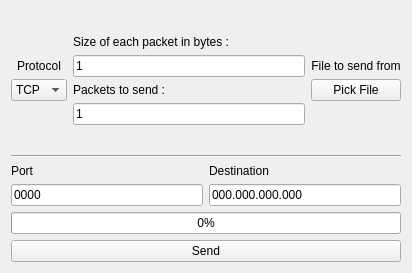
<?xml version="1.0" encoding="UTF-8"?>
<ui version="4.0">
 <class>Client</class>
 <widget class="QWidget" name="Client">
  <property name="geometry">
   <rect>
    <x>0</x>
    <y>0</y>
    <width>412</width>
    <height>273</height>
   </rect>
  </property>
  <property name="windowTitle">
   <string>Client</string>
  </property>
  <layout class="QVBoxLayout" name="verticalLayout">
   <item>
    <layout class="QHBoxLayout" name="horizontalLayout">
     <item>
      <layout class="QVBoxLayout" name="verticalLayout_3">
       <item>
        <spacer name="verticalSpacer_5">
         <property name="orientation">
          <enum>Qt::Vertical</enum>
         </property>
         <property name="sizeHint" stdset="0">
          <size>
           <width>20</width>
           <height>40</height>
          </size>
         </property>
        </spacer>
       </item>
       <item>
        <widget class="QLabel" name="label_5">
         <property name="text">
          <string>Protocol</string>
         </property>
         <property name="alignment">
          <set>Qt::AlignCenter</set>
         </property>
        </widget>
       </item>
       <item>
        <widget class="QComboBox" name="comboBox">
         <property name="maxVisibleItems">
          <number>2</number>
         </property>
         <item>
          <property name="text">
           <string>TCP</string>
          </property>
         </item>
         <item>
          <property name="text">
           <string>UDP</string>
          </property>
         </item>
        </widget>
       </item>
       <item>
        <spacer name="verticalSpacer_4">
         <property name="orientation">
          <enum>Qt::Vertical</enum>
         </property>
         <property name="sizeHint" stdset="0">
          <size>
           <width>20</width>
           <height>40</height>
          </size>
         </property>
        </spacer>
       </item>
      </layout>
     </item>
     <item>
      <layout class="QVBoxLayout" name="verticalLayout_2">
       <item>
        <spacer name="verticalSpacer_2">
         <property name="orientation">
          <enum>Qt::Vertical</enum>
         </property>
         <property name="sizeHint" stdset="0">
          <size>
           <width>20</width>
           <height>40</height>
          </size>
         </property>
        </spacer>
       </item>
       <item>
        <widget class="QLabel" name="label_2">
         <property name="text">
          <string>Size of each packet in bytes :</string>
         </property>
        </widget>
       </item>
       <item>
        <widget class="QLineEdit" name="lineEdit_2">
         <property name="text">
          <string>1</string>
         </property>
        </widget>
       </item>
       <item>
        <widget class="QLabel" name="label">
         <property name="text">
          <string>Packets to send :</string>
         </property>
        </widget>
       </item>
       <item>
        <widget class="QLineEdit" name="lineEdit">
         <property name="text">
          <string>1</string>
         </property>
        </widget>
       </item>
       <item>
        <spacer name="verticalSpacer_8">
         <property name="orientation">
          <enum>Qt::Vertical</enum>
         </property>
         <property name="sizeHint" stdset="0">
          <size>
           <width>20</width>
           <height>40</height>
          </size>
         </property>
        </spacer>
       </item>
      </layout>
     </item>
     <item>
      <layout class="QVBoxLayout" name="verticalLayout_4">
       <item>
        <spacer name="verticalSpacer_6">
         <property name="orientation">
          <enum>Qt::Vertical</enum>
         </property>
         <property name="sizeHint" stdset="0">
          <size>
           <width>20</width>
           <height>40</height>
          </size>
         </property>
        </spacer>
       </item>
       <item>
        <widget class="QLabel" name="label_3">
         <property name="text">
          <string>File to send from</string>
         </property>
         <property name="alignment">
          <set>Qt::AlignCenter</set>
         </property>
        </widget>
       </item>
       <item>
        <widget class="QPushButton" name="pickFileButton">
         <property name="text">
          <string>Pick File</string>
         </property>
        </widget>
       </item>
       <item>
        <spacer name="verticalSpacer_7">
         <property name="orientation">
          <enum>Qt::Vertical</enum>
         </property>
         <property name="sizeHint" stdset="0">
          <size>
           <width>20</width>
           <height>40</height>
          </size>
         </property>
        </spacer>
       </item>
      </layout>
     </item>
    </layout>
   </item>
   <item>
    <widget class="Line" name="line">
     <property name="orientation">
      <enum>Qt::Horizontal</enum>
     </property>
    </widget>
   </item>
   <item>
    <layout class="QHBoxLayout" name="horizontalLayout_2">
     <item>
      <layout class="QVBoxLayout" name="verticalLayout_7">
       <item>
        <widget class="QLabel" name="label_7">
         <property name="text">
          <string>Port</string>
         </property>
        </widget>
       </item>
       <item>
        <widget class="QLineEdit" name="lineEdit_4">
         <property name="text">
          <string>0000</string>
         </property>
        </widget>
       </item>
      </layout>
     </item>
     <item>
      <layout class="QVBoxLayout" name="verticalLayout_6">
       <item>
        <widget class="QLabel" name="label_6">
         <property name="text">
          <string>Destination</string>
         </property>
        </widget>
       </item>
       <item>
        <widget class="QLineEdit" name="lineEdit_3">
         <property name="text">
          <string>000.000.000.000</string>
         </property>
        </widget>
       </item>
      </layout>
     </item>
    </layout>
   </item>
   <item>
    <widget class="QProgressBar" name="sendProgress">
     <property name="value">
      <number>0</number>
     </property>
     <property name="orientation">
      <enum>Qt::Horizontal</enum>
     </property>
     <property name="invertedAppearance">
      <bool>false</bool>
     </property>
     <property name="format">
      <string>%p%</string>
     </property>
    </widget>
   </item>
   <item>
    <widget class="QPushButton" name="pushButton">
     <property name="text">
      <string>Send</string>
     </property>
    </widget>
   </item>
  </layout>
 </widget>
 <resources/>
 <connections/>
</ui>
